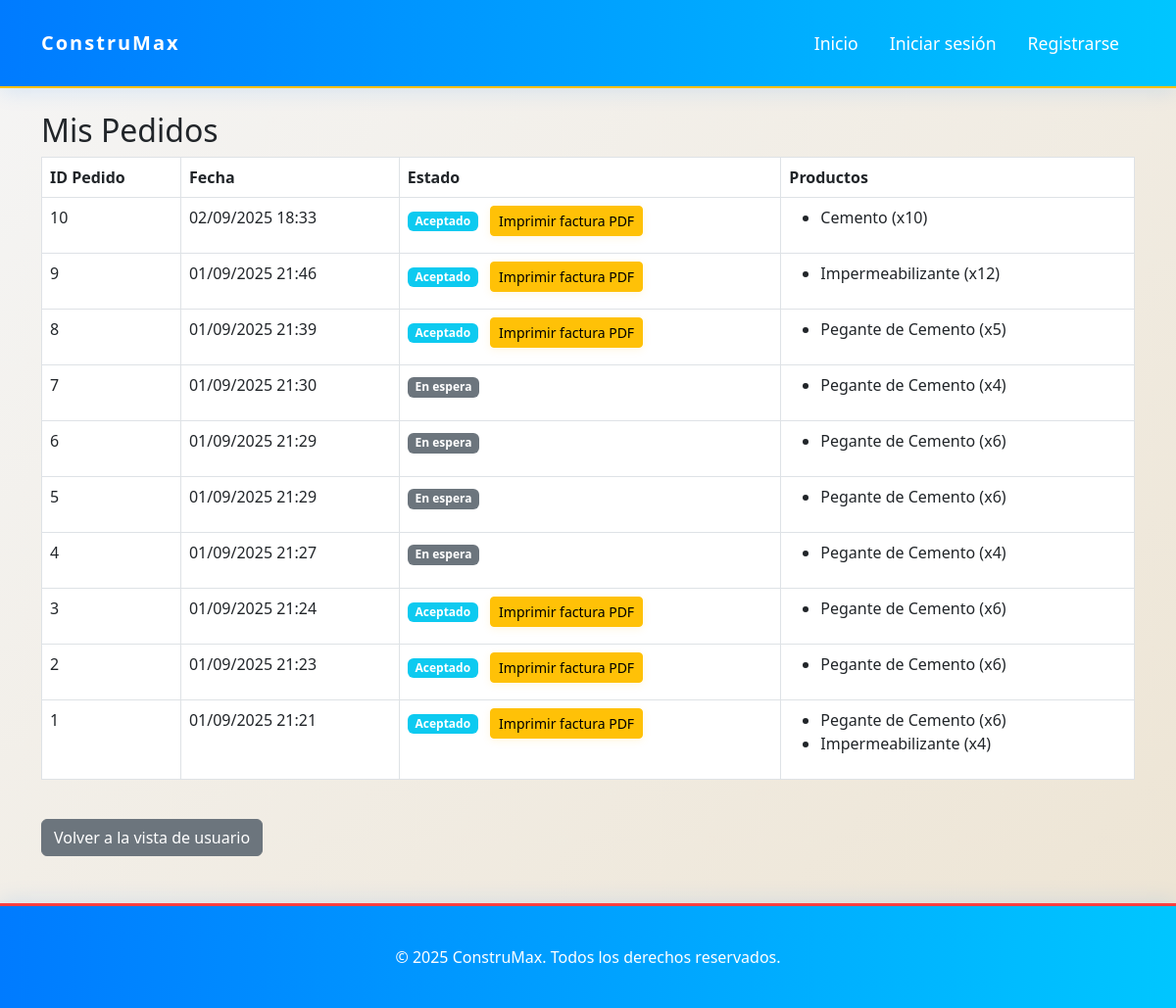
Page /orders/ (signed in) on the earlier database version.
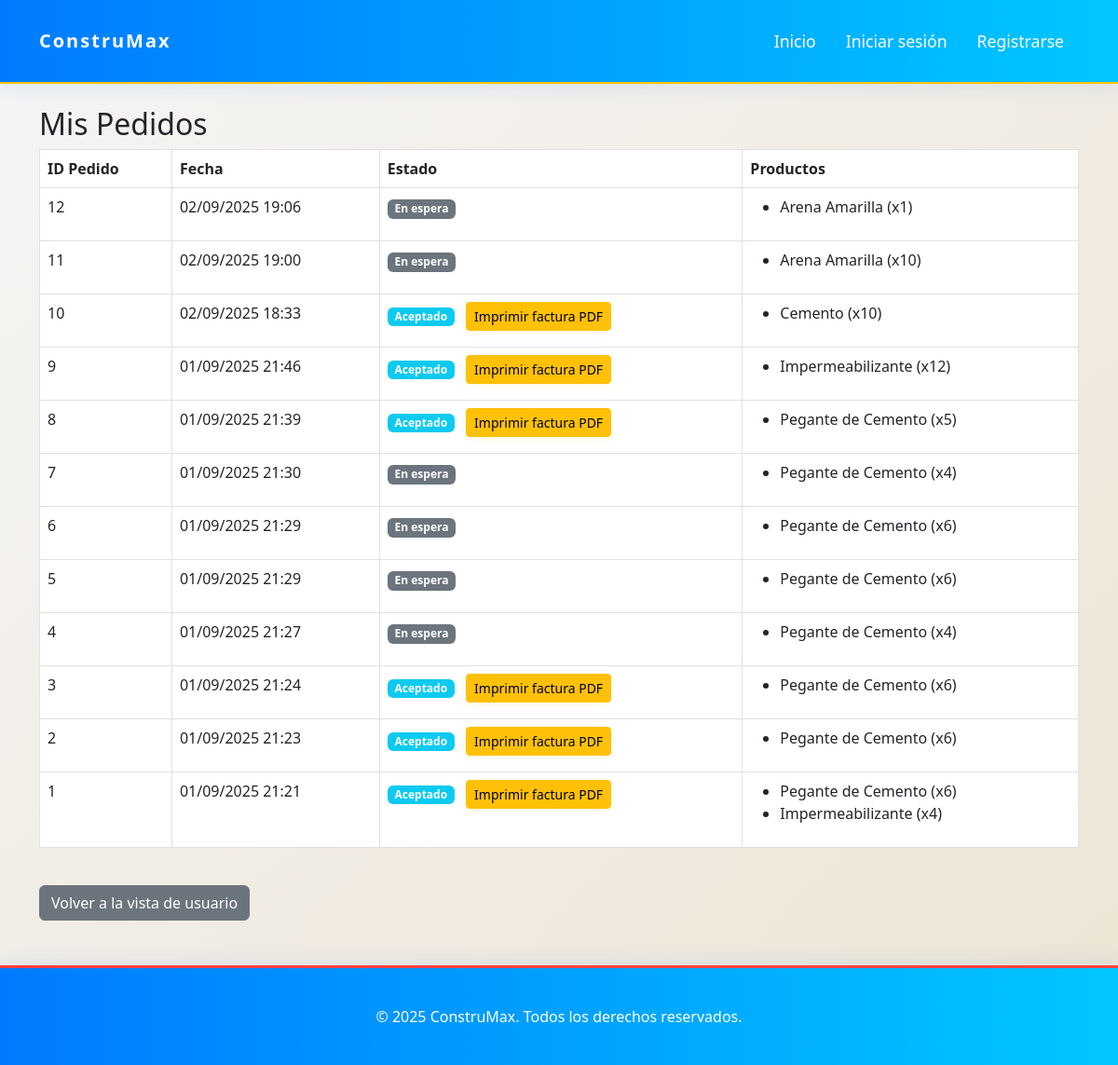
Same page on the later database version.
### app/models/users.py (models this page shows)
class Order(db.Model):
    __tablename__ = 'order'
    id = db.Column(db.Integer, primary_key=True)
    user_id = db.Column(db.Integer, db.ForeignKey('user.idUser'))
    created_at = db.Column(db.DateTime, default=db.func.now())
    status = db.Column(db.String(20), default='pendiente')  # aceptado, en_camino, entregado
    items = db.relationship('OrderItem', backref='order', lazy=True, cascade="all, delete-orphan")

class OrderItem(db.Model):
    __tablename__ = 'order_item'
    id = db.Column(db.Integer, primary_key=True)
    order_id = db.Column(db.Integer, db.ForeignKey('order.id'))
    product_id = db.Column(db.Integer)
    product_name = db.Column(db.String(100))
    quantity = db.Column(db.Integer, default=1)
    price = db.Column(db.Float)

### app/routes/orders.py (the view)
@bp.route('/')
@login_required
def view_orders():
    orders = Order.query.filter_by(user_id=current_user.idUser).order_by(Order.created_at.desc()).all()
    return render_template('orders.html', orders=orders)

### app/templates/orders.html (shortened to what this page needs)
{% extends 'base.html' %}
{% block content %}
<div class="container mt-4">
    <h2>Mis Pedidos</h2>
    {% if orders %}
    <table class="table table-bordered">
        <thead>
            <tr>
                <th>ID Pedido</th>
                <th>Fecha</th>
                <th>Estado</th>
                <th>Productos</th>
            </tr>
        </thead>
        <tbody>
            {% for order in orders %}
            <tr>
                <td>{{ order.id }}</td>
                <td>{{ order.created_at.strftime('%d/%m/%Y %H:%M') }}</td>
                <td>
                    {% if order.status == 'aceptado' %}
                        <span class="badge bg-info">Aceptado</span>
                        <form action="{{ url_for('orders.generate_invoice', order_id=order.id) }}" method="post" target="_blank" style="display:inline;">
                            <button type="submit" class="btn btn-warning btn-sm ms-2">Imprimir factura PDF</button>
                        </form>
                    {% elif order.status == 'en_camino' %}
                        <span class="badge bg-warning">En camino</span>
                    {% elif order.status == 'entregado' %}
                        <span class="badge bg-success">Entregado</span>
                    {% elif order.status == 'pendiente' %}
                        <span class="badge bg-secondary">En espera</span>
                    {% else %}
                        <span class="badge bg-secondary">{{ order.status }}</span>
                    {% endif %}
                </td>
                <td>
                    <ul>
                    {% for item in order.items %}
                        <li>{{ item.product_name }} (x{{ item.quantity }})</li>
                    {% endfor %}
                    </ul>
                </td>
            </tr>
            {% endfor %}
        </tbody>
    </table>
    {% else %}
    <p>No tienes pedidos realizados.</p>
    {% endif %}
    <a href="{{ url_for('auth.dashboard') }}" class="btn btn-secondary mt-4"> Volver a la vista de usuario</a>
</div>
{% endblock %}

### app/templates/base.html (shortened to what this page needs)
<!DOCTYPE html>
<html lang="es">
<head>
    <link rel="stylesheet" href="{{ url_for('static', filename='main.css') }}">
    <link rel="stylesheet" href="{{ url_for('static', filename='login.css') }}">
    <link rel="stylesheet" href="{{ url_for('static', filename='pegantes.css') }}">
    <link href="https://cdn.jsdelivr.net/npm/bootstrap@5.3.0/dist/css/bootstrap.min.css" rel="stylesheet">
</head>
<body>
    <nav class="navbar navbar-expand-lg navbar-light bg-light mb-4">
        <div class="container">
            <a class="navbar-brand" href="{{ url_for('main') }}">ConstruMax</a>
            <div class="collapse navbar-collapse" id="navbarNav">
                <ul class="navbar-nav ms-auto">
                    <li class="nav-item"><a class="nav-link" href="{{ url_for('main') }}">Inicio</a></li>
                    <li class="nav-item"><a class="nav-link" href="{{ url_for('auth.login') }}">Iniciar sesión</a></li>
                    <li class="nav-item"><a class="nav-link" href="{{ url_for('register.register') }}">Registrarse</a></li>
                </ul>
            </div>
        </div>
    </nav>
    {% block content %}{% endblock %}
    <footer class="footer mt-5">
        <div class="container">
            <span>© 2025 ConstruMax. Todos los derechos reservados.</span>
        </div>
    </footer>
</body>
</html>

### app/static/main.css (style rules this page uses)
body { background: linear-gradient(135deg, #F5F5F5, #EDE4D3); font-family: 'Lato', 'Segoe UI', 'Roboto', Arial, sans-serif; color: #1A1A1A; line-height: 1.6; overflow-x: hidden; }
.navbar { z-index: 1000; width: 100%; position: relative; min-height: 90px; background: linear-gradient(90deg, #007bff, #00c6ff) !important; box-shadow: 0 4px 20px rgba(0, 123, 255, 0.12); border-bottom: 2px solid #FFC107; }
.navbar-brand { font-size: 2rem; font-weight: bold; color: #fff !important; letter-spacing: 2px; padding: 10px 0; transition: color 0.3s; }
.navbar-nav .nav-link { color: #fff !important; font-weight: 500; font-size: 1.1rem; margin: 0 0.5rem; border-radius: 1rem; transition: background 0.3s, color 0.3s; position: relative; }
.btn-warning { font-weight: bold; border-radius: 1rem; box-shadow: 0 2px 8px rgba(255,193,7,0.12); transition: background 0.3s, color 0.3s; }
.footer { background: linear-gradient(90deg, #007bff, #00c6ff); padding: 40px 0; text-align: center; color: #ffffff; border-top: 3px solid #FF4040; border-radius: 0; box-shadow: 0 -4px 20px rgba(0, 123, 255, 0.1); }

### app/static/login.css (style rules this page uses)
.btn-secondary { background: #EDE4D3; color: #FF4040; border: 1px solid #FF4040; padding: 12px 25px; transition: all 0.3s ease; border-radius: 8px; position: relative; }

Differences in the rows shown:
added Order: id "12", created_at "02/09/2025 19:06", status "En espera"
added OrderItem: product_name "Arena Amarilla", quantity "1", shown under "12"
added Order: id "11", created_at "02/09/2025 19:00", status "En espera"
added OrderItem: product_name "Arena Amarilla", quantity "10", shown under "11"
